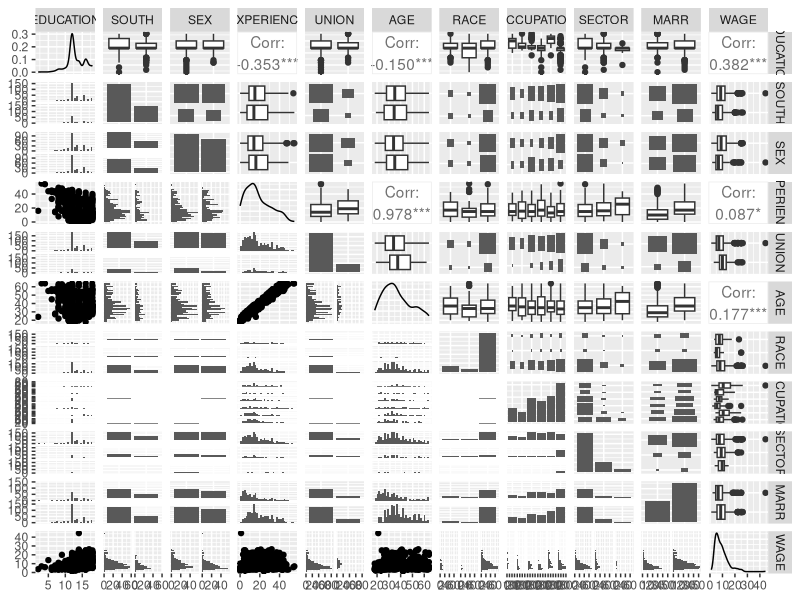
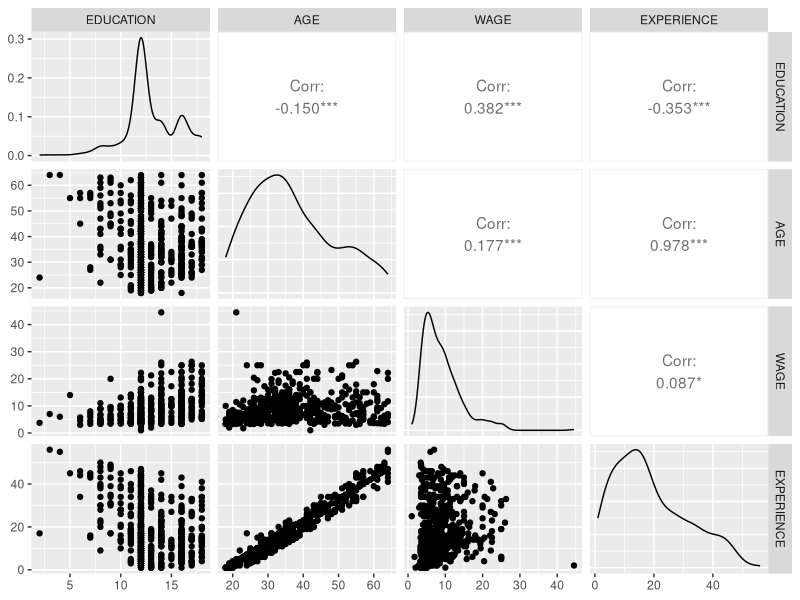
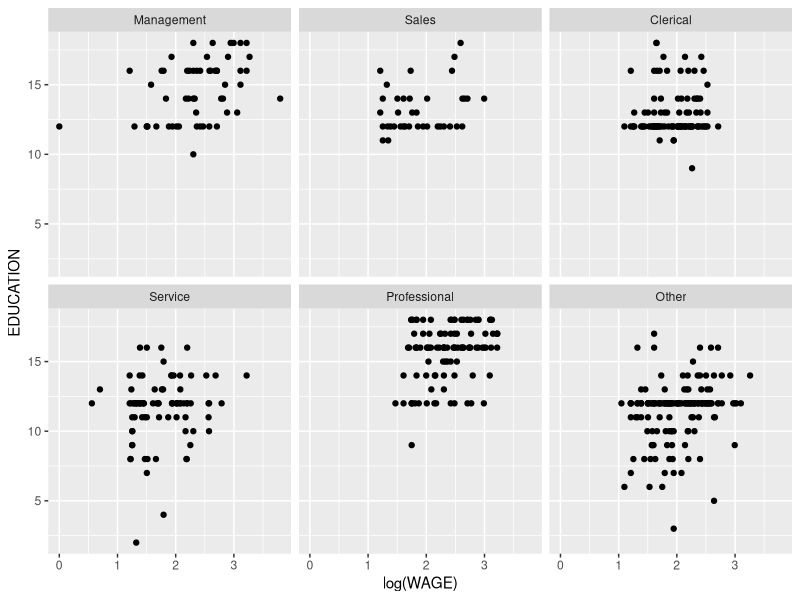
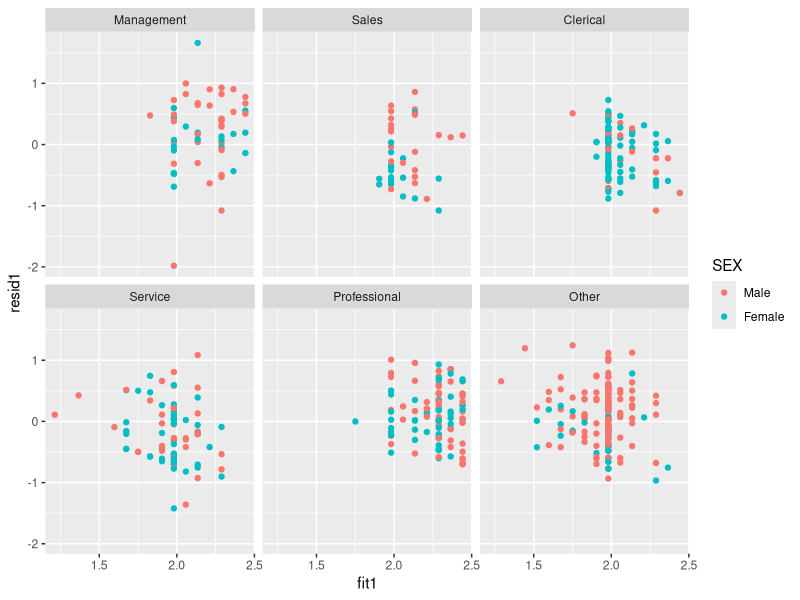

Write the R code that produced these figures, in order. (Note: this script raises an error after producing the figures.)
library(ggplot2)
library(car)
library(GGally)

setwd("~/GitHub/Stat525IEProject/data")
wages <- read.csv(file = "cpswages.dat.txt", header = FALSE, sep=" ")
names(wages) <- c("EDUCATION",	"SOUTH", "SEX", "EXPERIENCE", "UNION",  "WAGE", "AGE", "RACE", "OCCUPATION", "SECTOR", "MARR")
wages = wages[,c(1,2,3,4,5,7,8,9,10,11,6)]

# Set up factors
wages$SOUTH <- factor(wages$SOUTH, levels=c(0,1),
                      labels=c('North','South'))

wages$SEX <- factor(wages$SEX, levels=c(0,1),
                    labels=c('Male','Female'))

wages$UNION <- factor(wages$UNION, levels=c(0,1),
                      labels=c('Non-Unionized','Unionized'))

wages$RACE <- factor(wages$RACE, levels=c(1,2,3),
                     labels=c('Other','Hispanic', 'White'))

wages$OCCUPATION <- factor(wages$OCCUPATION, levels=c(1,2,3,4,5,6),
                           labels=c('Management','Sales','Clerical','Service','Professional','Other'))

wages$SECTOR <- factor(wages$SECTOR, levels=c(0,1,2),
                       labels=c('Other','Manufacturing','Construction'))

wages$MARR <- factor(wages$MARR, levels=c(0,1),
                     labels=c('Unmarried','Married'))

ggpairs(wages)

wages$EXPERIENCE = wages$EXPERIENCE + 1

nonfactor = wages[,c("EDUCATION","AGE","WAGE","EXPERIENCE")]
lapply(nonfactor[,-1], range)

summary(powerTransform(nonfactor))

wages$logWage = log(wages$WAGE)

ggpairs(wages[,c("EDUCATION","AGE","WAGE","EXPERIENCE")])

p1 = ggplot(aes(x=log(WAGE), y=EDUCATION), data=wages)
p1 + geom_point() + facet_wrap(~OCCUPATION)

mod = lm(log(WAGE)~EDUCATION, data=wages)
summary(mod)

wages$resid1 = resid(mod)
wages$fit1 = fitted(mod)

p2 = ggplot(aes(x=fit1, y=resid1), data=wages)
p2 + geom_point(aes(color=SEX), data=wages) + facet_wrap(~OCCUPATION)

max ( hatvalues (mod) )

wages = subset(wages, hatvalues(mod) < 0.02)


summary(powerTransform(log(WAGE)~EDUCATION + EXPERIENCE+AGE, data=wages))


mod2 = lm(log(WAGE)~SEX + AGE + SEX:AGE, data=wages)
summary(mod2)

mod3 = lm(log(WAGE)~SEX + EXPERIENCE + UNION + WAGE + RACE + OCCUPATION + SECTOR + MARR, data=wages)
summary(mod3)

